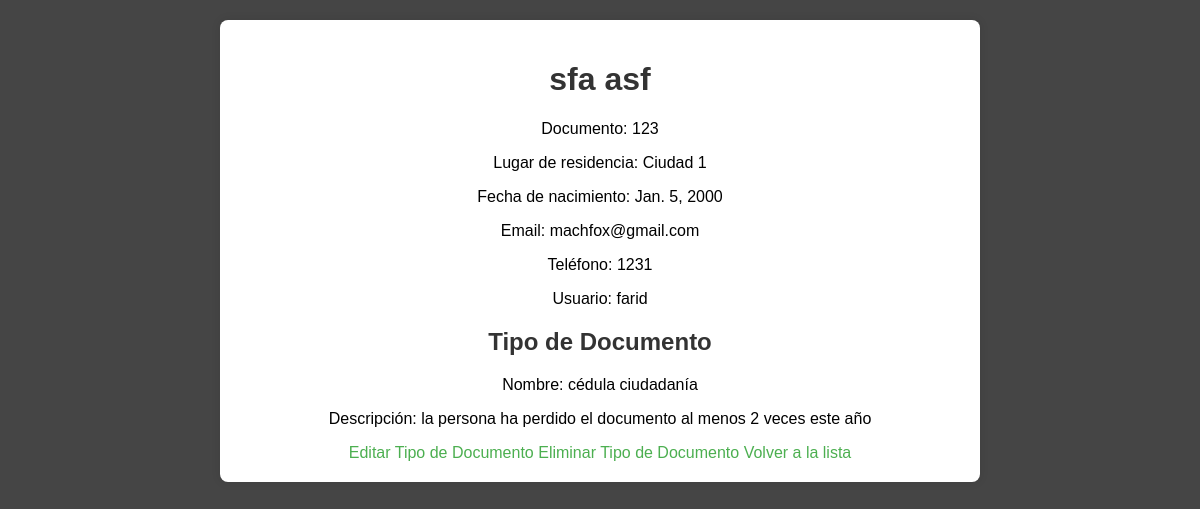
Screenshot of /main_app/persona/1/ with the database file from the repository.
### main_app/models.py (models this page shows, shortened)
class Persona(models.Model):
    nombres = models.CharField(max_length=100)
    apellidos = models.CharField(max_length=100)
    tipodocumento = models.ForeignKey(Tipodocumento, on_delete=models.CASCADE, null=True, blank=True)
    documento = models.CharField(max_length=20)
    lugarresidencia = models.ForeignKey(Ciudad, on_delete=models.CASCADE)
    fechanacimiento = models.DateField()
    email = models.EmailField()
    telefono = models.CharField(max_length=15)
    usuario = models.CharField(max_length=50)
    password = models.CharField(max_length=50)

class Ciudad(models.Model):
    nombre = models.CharField(max_length=100)
    descripcion = models.TextField()

class Tipodocumento(models.Model):
    nombre = models.CharField(max_length=100)
    descripcion = models.TextField()

### main_app/views.py (the view)
# urls.py: path('persona/<int:pk>/', views.persona_detail, name='persona_detail'),
def persona_detail(request, pk):
    persona = get_object_or_404(Persona, pk=pk)
    return render(request, 'main_app/persona_detail.html', {'persona': persona})

### main_app/templates/main_app/persona_detail.html
{% load static %}
<link rel="stylesheet" type="text/css" href="{% static 'main_app/styles.css' %}">
<div class="container">
    <h1>{{ persona.nombres }} {{ persona.apellidos }}</h1>
    <p>Documento: {{ persona.documento }}</p>
    <p>Lugar de residencia: {{ persona.lugarresidencia.nombre }}</p>
    <p>Fecha de nacimiento: {{ persona.fechanacimiento }}</p>
    <p>Email: {{ persona.email }}</p>
    <p>Teléfono: {{ persona.telefono }}</p>
    <p>Usuario: {{ persona.usuario }}</p>
    {% if persona.tipodocumento %}
        <h2>Tipo de Documento</h2>
        <p>Nombre: {{ persona.tipodocumento.nombre }}</p>
        <p>Descripción: {{ persona.tipodocumento.descripcion }}</p>
        <a href="{% url 'tipodocumento_update' persona.pk %}">Editar Tipo de Documento</a>
        <a href="{% url 'tipodocumento_delete' persona.pk %}">Eliminar Tipo de Documento</a>
    {% else %}
        <a href="{% url 'tipodocumento_create' persona.pk %}">Añadir Tipo de Documento</a>
    {% endif %}
    <a href="{% url 'index' %}">Volver a la lista</a>
</div>

### main_app/static/main_app/styles.css (style rules this page uses)
h1, h2, h3 { color: #333; }
.container { width: 60%; margin: 0 auto; padding: 20px; background-color: #fff; box-shadow: 0 0 10px rgba(0, 0, 0, 0.1); border-radius: 8px; margin-top: 20px; }
a { color: #4CAF50; text-decoration: none; }

### rows the page displays
Persona: nombres "sfa", apellidos "asf", documento "123", lugarresidencia.nombre "Ciudad 1", fechanacimiento "Jan. 5, 2000", email "machfox@gmail.com", telefono "1231", usuario "farid", tipodocumento.nombre "cédula ciudadanía", tipodocumento.descripcion "la persona ha perdido el documento al menos 2 veces este año"
